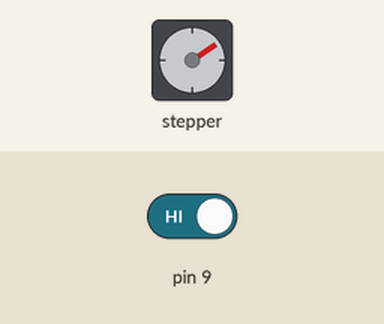
Simulated run of this sketch. Board: Arduino Uno, built with avr-gcc and run on an emulated ATmega328P. On the bench: stepper motor. The test bench sets the inputs (shaded band); at power-on: pin 9 HIGH.

Above: at 0.45 s.
At 10.8 s:
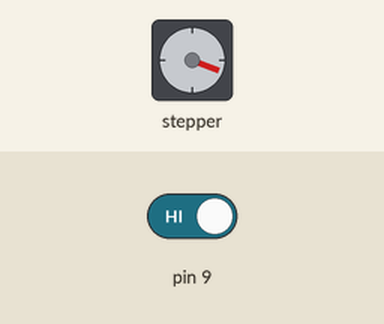
10.9 s: pin 9 driven LOW
At 14.9 s:
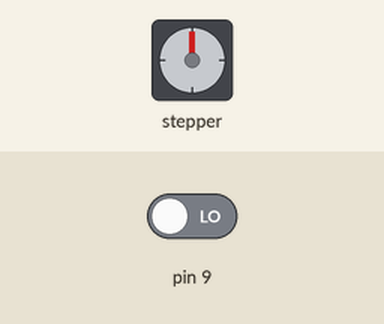
Timing chart, 0 to 34.6 s (numbered marks = the images above; inputs shaded):
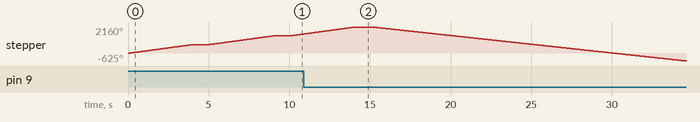

The sketch:

steppingmotor_controller.ino
```cpp
int step_pin = 13;
int dir_pin = 12;
int relay_pin = 11;

#include <A4988.h>

const int MOTOR_STEPS = 1600;
const int DIR  =  8;
const int STEP =  9;

float rpm      = 30;
int microsteps = 30;

A4988 stepper(MOTOR_STEPS, dir_pin, step_pin);

void setup() {
  stepper.begin(rpm, microsteps);
  digitalWrite(relay_pin, LOW);

  pinMode(9, INPUT);
}

void loop() {
  while (!digitalRead(9)) {
    stepper.rotate(-1);
    delay(1);
  }

  stepper.rotate(360*2);
  delay(1000);
}
```
